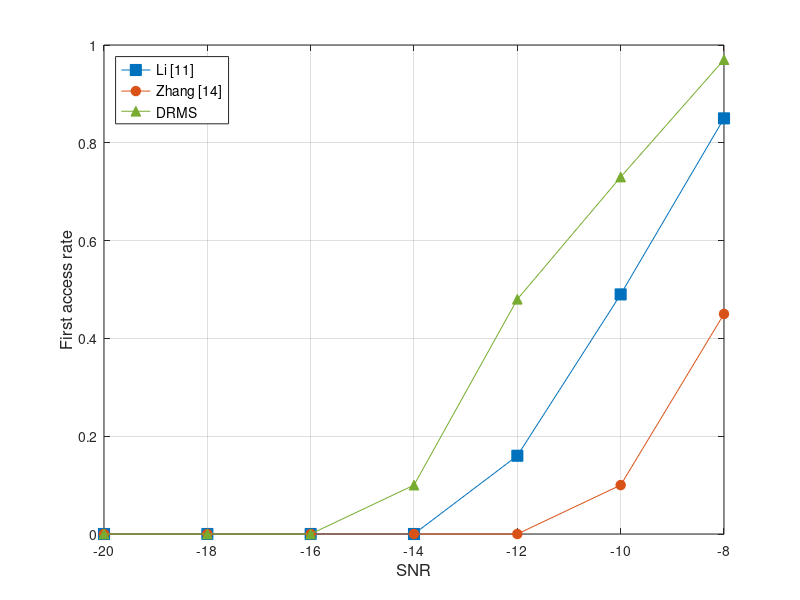

The MATLAB source for this figure:
clear; clc; close all;

filename = 'differentSNR_r25_60kHz_b3_K4_ue01.svg';

% please replace the value with the simulation result
% placing order: [JSAC,ZTE,HSCC]
yHSCC =[0,0,0,0.1,0.48,0.73,0.97];
yJSAC =[0,0,0,0,0.16,0.49,0.85];
yZTE =[0,0,0,0,0,0.1,0.45];


x = [-20 -18 -16 -14 -12 -10 -8];
figure();
co = [[0, 0.4470, 0.7410]; [0.8500, 0.3250, 0.0980]; [0.4660, 0.6740, 0.1880]];
plot(x, yJSAC,'s-',...
    'Color', co(1,:),'MarkerFaceColor', co(1,:), ...
    'MarkerSize', 8); hold on;
plot(x, yZTE,'o-',...
    'Color', co(2,:),'MarkerFaceColor', co(2,:), ...
    'MarkerSize', 7); hold on;
plot(x, yHSCC,'^-',...
    'Color', co(3,:),'MarkerFaceColor', co(3,:), ...
    'MarkerSize', 7); hold on;
%set(gca,'XTick',[1:1:5]);
grid on;
%xticklabels({'-20','-18','-16','-14','-12','-10','-8'});
ylim([0, 1]);
xlabel('SNR','FontSize',12); % , 'Times New Roman','FontSize',12
ylabel('First access rate','FontSize',12); % , 'Times New Roman','FontSize',12
legend('Li [11]', 'Zhang [14]', 'DRMS','FontSize',10, 'Location', 'northwest')


saveas(gcf, filename);